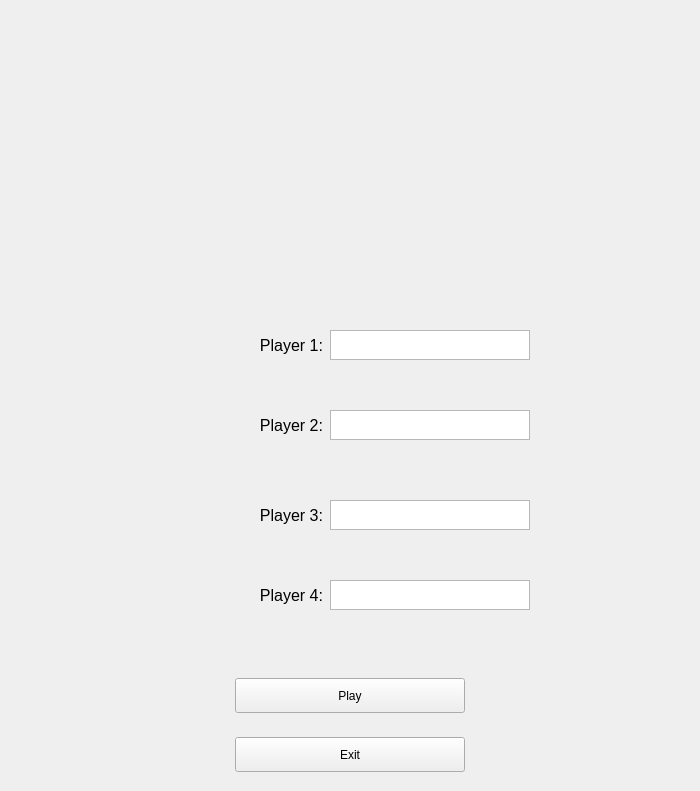
<?xml version="1.0" encoding="UTF-8"?>
<ui version="4.0">
 <class>Form</class>
 <widget class="QWidget" name="Form">
  <property name="geometry">
   <rect>
    <x>0</x>
    <y>0</y>
    <width>700</width>
    <height>791</height>
   </rect>
  </property>
  <property name="windowTitle">
   <string>Form</string>
  </property>
  <property name="styleSheet">
   <string notr="true">background-color:&quot;green&quot;
</string>
  </property>
  <widget class="QLabel" name="label">
   <property name="geometry">
    <rect>
     <x>0</x>
     <y>0</y>
     <width>700</width>
     <height>281</height>
    </rect>
   </property>
   <property name="sizePolicy">
    <sizepolicy hsizetype="Fixed" vsizetype="Fixed">
     <horstretch>0</horstretch>
     <verstretch>0</verstretch>
    </sizepolicy>
   </property>
   <property name="minimumSize">
    <size>
     <width>700</width>
     <height>281</height>
    </size>
   </property>
   <property name="maximumSize">
    <size>
     <width>700</width>
     <height>281</height>
    </size>
   </property>
   <property name="text">
    <string/>
   </property>
   <property name="pixmap">
    <pixmap>Logo_gucci.png</pixmap>
   </property>
  </widget>
  <widget class="QWidget" name="horizontalLayoutWidget_2">
   <property name="geometry">
    <rect>
     <x>0</x>
     <y>660</y>
     <width>701</width>
     <height>131</height>
    </rect>
   </property>
   <layout class="QHBoxLayout" name="horizontalLayout_2">
    <item>
     <layout class="QVBoxLayout" name="verticalLayout_2"/>
    </item>
    <item>
     <layout class="QVBoxLayout" name="verticalLayout_4">
      <item>
       <widget class="QPushButton" name="playButton">
        <property name="sizePolicy">
         <sizepolicy hsizetype="Fixed" vsizetype="Fixed">
          <horstretch>0</horstretch>
          <verstretch>0</verstretch>
         </sizepolicy>
        </property>
        <property name="minimumSize">
         <size>
          <width>230</width>
          <height>35</height>
         </size>
        </property>
        <property name="maximumSize">
         <size>
          <width>230</width>
          <height>35</height>
         </size>
        </property>
        <property name="layoutDirection">
         <enum>Qt::LeftToRight</enum>
        </property>
        <property name="styleSheet">
         <string notr="true">background-color:&quot;lightblue&quot;
</string>
        </property>
        <property name="text">
         <string>Play</string>
        </property>
        <property name="autoDefault">
         <bool>false</bool>
        </property>
       </widget>
      </item>
      <item>
       <widget class="QPushButton" name="exitButton">
        <property name="sizePolicy">
         <sizepolicy hsizetype="Fixed" vsizetype="Fixed">
          <horstretch>0</horstretch>
          <verstretch>0</verstretch>
         </sizepolicy>
        </property>
        <property name="minimumSize">
         <size>
          <width>230</width>
          <height>35</height>
         </size>
        </property>
        <property name="maximumSize">
         <size>
          <width>230</width>
          <height>35</height>
         </size>
        </property>
        <property name="layoutDirection">
         <enum>Qt::LeftToRight</enum>
        </property>
        <property name="styleSheet">
         <string notr="true">background-color:&quot;lightblue&quot;
</string>
        </property>
        <property name="text">
         <string>Exit</string>
        </property>
       </widget>
      </item>
     </layout>
    </item>
    <item>
     <layout class="QVBoxLayout" name="verticalLayout_5"/>
    </item>
   </layout>
  </widget>
  <widget class="QLabel" name="p1Label">
   <property name="geometry">
    <rect>
     <x>260</x>
     <y>330</y>
     <width>63</width>
     <height>31</height>
    </rect>
   </property>
   <property name="sizePolicy">
    <sizepolicy hsizetype="Fixed" vsizetype="Fixed">
     <horstretch>0</horstretch>
     <verstretch>0</verstretch>
    </sizepolicy>
   </property>
   <property name="font">
    <font>
     <pointsize>12</pointsize>
    </font>
   </property>
   <property name="layoutDirection">
    <enum>Qt::RightToLeft</enum>
   </property>
   <property name="frameShape">
    <enum>QFrame::NoFrame</enum>
   </property>
   <property name="text">
    <string>Player 1:</string>
   </property>
   <property name="alignment">
    <set>Qt::AlignRight|Qt::AlignTrailing|Qt::AlignVCenter</set>
   </property>
   <property name="margin">
    <number>0</number>
   </property>
  </widget>
  <widget class="QLabel" name="p2Label">
   <property name="geometry">
    <rect>
     <x>260</x>
     <y>410</y>
     <width>63</width>
     <height>31</height>
    </rect>
   </property>
   <property name="sizePolicy">
    <sizepolicy hsizetype="Fixed" vsizetype="Fixed">
     <horstretch>0</horstretch>
     <verstretch>0</verstretch>
    </sizepolicy>
   </property>
   <property name="font">
    <font>
     <pointsize>12</pointsize>
    </font>
   </property>
   <property name="layoutDirection">
    <enum>Qt::RightToLeft</enum>
   </property>
   <property name="frameShape">
    <enum>QFrame::NoFrame</enum>
   </property>
   <property name="text">
    <string>Player 2:</string>
   </property>
   <property name="alignment">
    <set>Qt::AlignRight|Qt::AlignTrailing|Qt::AlignVCenter</set>
   </property>
   <property name="margin">
    <number>0</number>
   </property>
  </widget>
  <widget class="QLabel" name="p3Label">
   <property name="geometry">
    <rect>
     <x>260</x>
     <y>500</y>
     <width>63</width>
     <height>31</height>
    </rect>
   </property>
   <property name="sizePolicy">
    <sizepolicy hsizetype="Fixed" vsizetype="Fixed">
     <horstretch>0</horstretch>
     <verstretch>0</verstretch>
    </sizepolicy>
   </property>
   <property name="font">
    <font>
     <pointsize>12</pointsize>
    </font>
   </property>
   <property name="layoutDirection">
    <enum>Qt::RightToLeft</enum>
   </property>
   <property name="frameShape">
    <enum>QFrame::NoFrame</enum>
   </property>
   <property name="text">
    <string>Player 3:</string>
   </property>
   <property name="alignment">
    <set>Qt::AlignRight|Qt::AlignTrailing|Qt::AlignVCenter</set>
   </property>
   <property name="margin">
    <number>0</number>
   </property>
  </widget>
  <widget class="QLabel" name="p4Label">
   <property name="geometry">
    <rect>
     <x>260</x>
     <y>580</y>
     <width>63</width>
     <height>31</height>
    </rect>
   </property>
   <property name="sizePolicy">
    <sizepolicy hsizetype="Fixed" vsizetype="Fixed">
     <horstretch>0</horstretch>
     <verstretch>0</verstretch>
    </sizepolicy>
   </property>
   <property name="font">
    <font>
     <pointsize>12</pointsize>
    </font>
   </property>
   <property name="layoutDirection">
    <enum>Qt::RightToLeft</enum>
   </property>
   <property name="frameShape">
    <enum>QFrame::NoFrame</enum>
   </property>
   <property name="text">
    <string>Player 4:</string>
   </property>
   <property name="alignment">
    <set>Qt::AlignRight|Qt::AlignTrailing|Qt::AlignVCenter</set>
   </property>
   <property name="margin">
    <number>0</number>
   </property>
  </widget>
  <widget class="QTextEdit" name="textEdit">
   <property name="enabled">
    <bool>true</bool>
   </property>
   <property name="geometry">
    <rect>
     <x>330</x>
     <y>330</y>
     <width>200</width>
     <height>30</height>
    </rect>
   </property>
   <property name="sizePolicy">
    <sizepolicy hsizetype="Fixed" vsizetype="Fixed">
     <horstretch>0</horstretch>
     <verstretch>0</verstretch>
    </sizepolicy>
   </property>
   <property name="minimumSize">
    <size>
     <width>200</width>
     <height>30</height>
    </size>
   </property>
   <property name="maximumSize">
    <size>
     <width>200</width>
     <height>30</height>
    </size>
   </property>
   <property name="font">
    <font>
     <pointsize>12</pointsize>
    </font>
   </property>
   <property name="verticalScrollBarPolicy">
    <enum>Qt::ScrollBarAlwaysOff</enum>
   </property>
  </widget>
  <widget class="QTextEdit" name="textEdit_2">
   <property name="enabled">
    <bool>true</bool>
   </property>
   <property name="geometry">
    <rect>
     <x>330</x>
     <y>410</y>
     <width>200</width>
     <height>30</height>
    </rect>
   </property>
   <property name="sizePolicy">
    <sizepolicy hsizetype="Fixed" vsizetype="Fixed">
     <horstretch>0</horstretch>
     <verstretch>0</verstretch>
    </sizepolicy>
   </property>
   <property name="minimumSize">
    <size>
     <width>200</width>
     <height>30</height>
    </size>
   </property>
   <property name="maximumSize">
    <size>
     <width>200</width>
     <height>30</height>
    </size>
   </property>
   <property name="font">
    <font>
     <pointsize>12</pointsize>
    </font>
   </property>
   <property name="verticalScrollBarPolicy">
    <enum>Qt::ScrollBarAlwaysOff</enum>
   </property>
  </widget>
  <widget class="QTextEdit" name="textEdit_3">
   <property name="enabled">
    <bool>true</bool>
   </property>
   <property name="geometry">
    <rect>
     <x>330</x>
     <y>500</y>
     <width>200</width>
     <height>30</height>
    </rect>
   </property>
   <property name="sizePolicy">
    <sizepolicy hsizetype="Fixed" vsizetype="Fixed">
     <horstretch>0</horstretch>
     <verstretch>0</verstretch>
    </sizepolicy>
   </property>
   <property name="minimumSize">
    <size>
     <width>200</width>
     <height>30</height>
    </size>
   </property>
   <property name="maximumSize">
    <size>
     <width>200</width>
     <height>30</height>
    </size>
   </property>
   <property name="font">
    <font>
     <pointsize>12</pointsize>
    </font>
   </property>
   <property name="verticalScrollBarPolicy">
    <enum>Qt::ScrollBarAlwaysOff</enum>
   </property>
  </widget>
  <widget class="QTextEdit" name="textEdit_4">
   <property name="enabled">
    <bool>true</bool>
   </property>
   <property name="geometry">
    <rect>
     <x>330</x>
     <y>580</y>
     <width>200</width>
     <height>30</height>
    </rect>
   </property>
   <property name="sizePolicy">
    <sizepolicy hsizetype="Fixed" vsizetype="Fixed">
     <horstretch>0</horstretch>
     <verstretch>0</verstretch>
    </sizepolicy>
   </property>
   <property name="minimumSize">
    <size>
     <width>200</width>
     <height>30</height>
    </size>
   </property>
   <property name="maximumSize">
    <size>
     <width>200</width>
     <height>30</height>
    </size>
   </property>
   <property name="font">
    <font>
     <pointsize>12</pointsize>
    </font>
   </property>
   <property name="verticalScrollBarPolicy">
    <enum>Qt::ScrollBarAlwaysOff</enum>
   </property>
  </widget>
  <widget class="QLabel" name="label_2">
   <property name="geometry">
    <rect>
     <x>310</x>
     <y>300</y>
     <width>47</width>
     <height>13</height>
    </rect>
   </property>
   <property name="text">
    <string/>
   </property>
  </widget>
 </widget>
 <resources/>
 <connections>
  <connection>
   <sender>playButton</sender>
   <signal>clicked()</signal>
   <receiver>Form</receiver>
   <slot>hide()</slot>
   <hints>
    <hint type="sourcelabel">
     <x>350</x>
     <y>696</y>
    </hint>
    <hint type="destinationlabel">
     <x>349</x>
     <y>395</y>
    </hint>
   </hints>
  </connection>
 </connections>
</ui>
